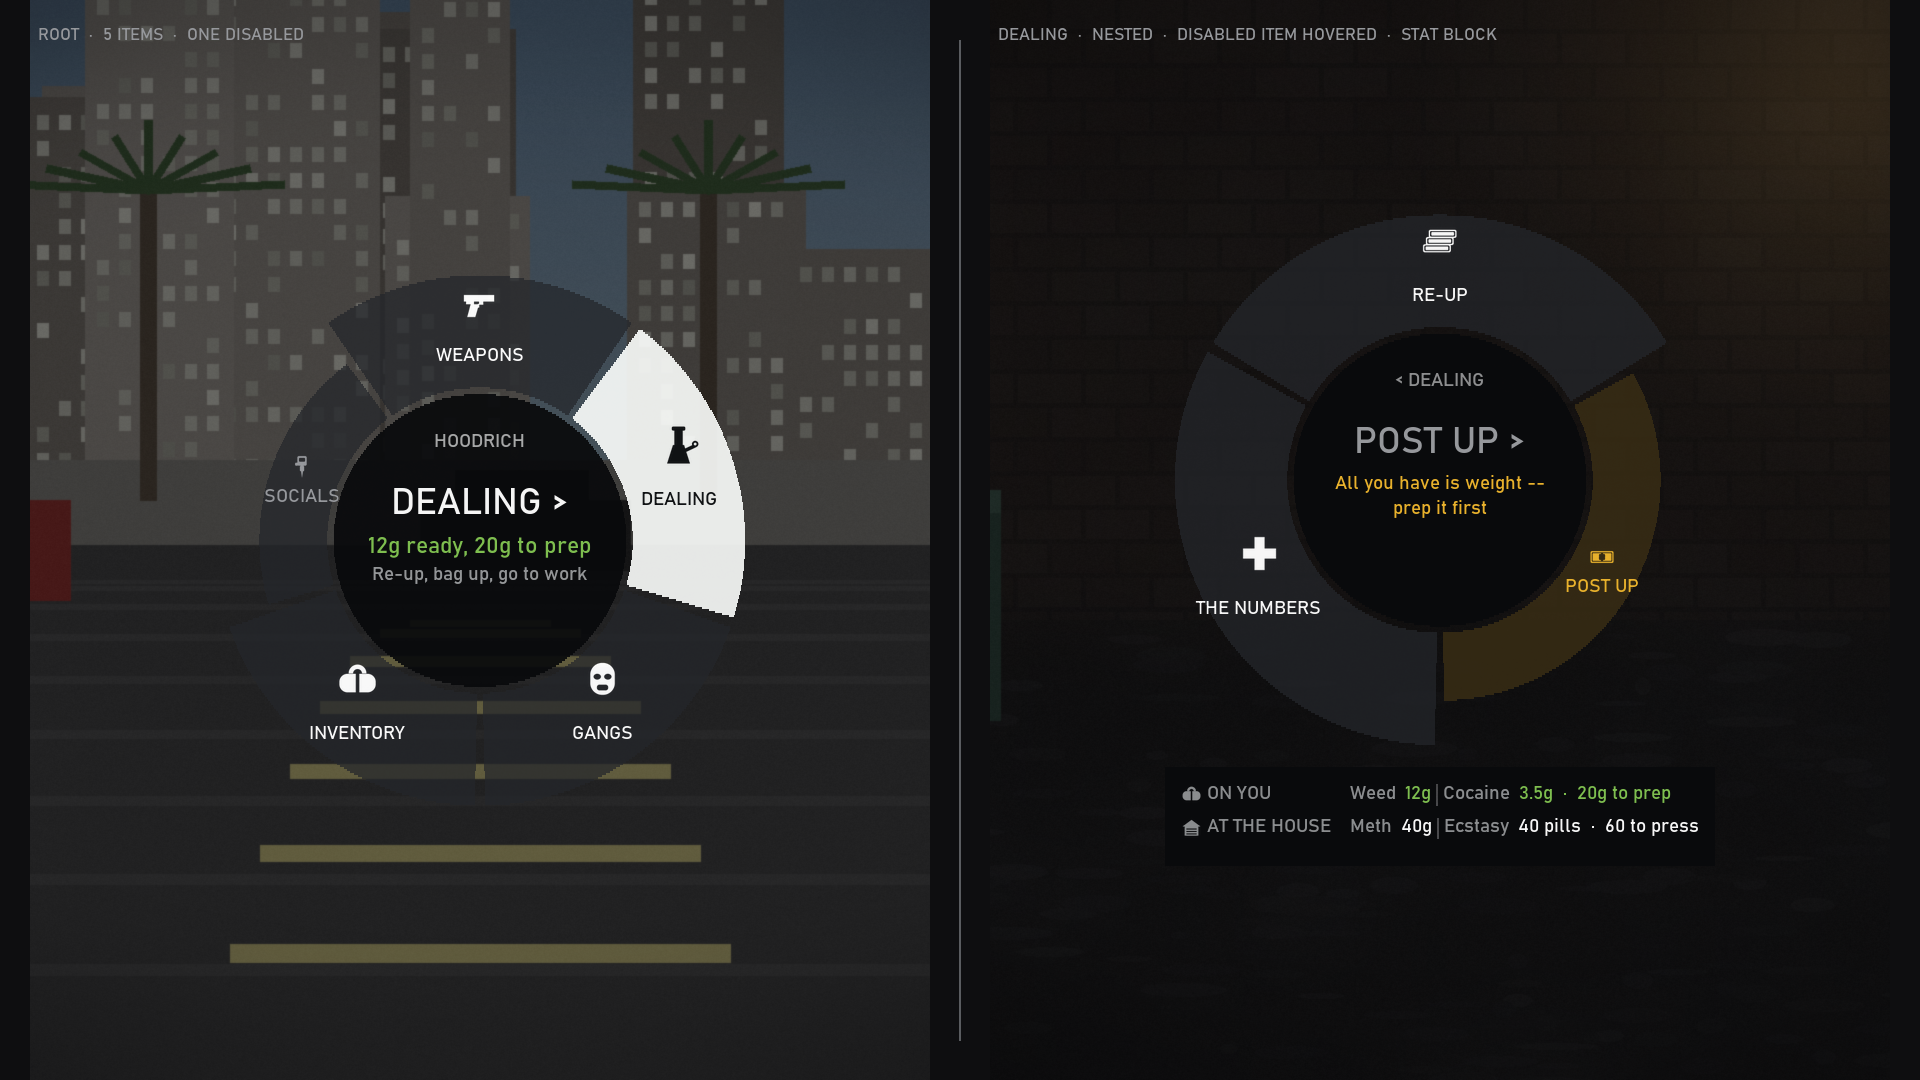

Python code for this plot:
"""
HOODRICH radial wheel redesign -- direction "tight": EVERYTHING AT THE RING.

What this direction throws away
  * the top-of-screen readout (was at y 0.085, half a screen away from the ring)
  * the right-hand stat panel (made the whole composition lean)
  * the page title as a separate thing from the hovered item
  * the 3% hover reach and the 0.96 hub inset (two extra separators on top of the gap)
  * the script/cursive face (four type sizes -> three, two faces -> two, one display job)
  * panel header strips and alternating row washes

What it keeps, and where it puts it
  * the hub is now the ONLY readout: breadcrumb, item name, value, detail/reason.
  * a page's stat rows become a compact block CENTRED UNDER the ring, and the ring
    shifts up by half the block so the whole thing stays vertically centred.
  * hub and block share the Hub colour, so "dark disc / dark bar" = information and
    "wedge" = choice. Two object classes, not five.
  * disabled items still occupy their slot (muscle memory) but are drawn as a SHORT
    tooth -- 60% of the ring depth -- so an unpickable option is unmistakable by
    silhouette alone, not by a 5/255 colour difference.

Everything here maps 1:1 onto Draw.cs primitives:
  Rect / RectUniform  -> axis-aligned rectangles (block, separators)
  Wedge               -> 2px scanline rows, rasterised here exactly as Draw.Wedge does
  Disc                -> hub
  File                -> data/icons PNG masks, tinted at draw time
  Text / TextRight / MeasureText / Fit -> all text, top-edge anchored, no tracking

The background is procedural gameplay-ish scenery. Only the HUD layer is the design.
"""

import math
import os
import random
from PIL import Image, ImageDraw, ImageFont, ImageFilter

ROOT = r"C:\projects\hoodrich"
ICONS = os.path.join(ROOT, "data", "icons")
OUT = os.path.join(ROOT, "preview", "wheel_tight.png")

W, H = 1920, 1080
ASPECT = W / H
ROW_PIXELS = 2  # Draw.cs RowPixels

# Every rectangle this design would ask DRAW_RECT for, counted, because a wedge is a
# stack of them and a design that costs frames is not a design.
RECTS = [0]

# ---------------------------------------------------------------- palette
BACKDROP = (0, 0, 0, 125)          # lighter than the 140 it was; the hub carries focus now
# Segment is lifted off near-black. The old (10,12,14,200) vanished completely into a
# night scene -- over a dimmed alley it composited to within a couple of values of the
# backdrop, so the ring existed only where its labels were. This sits ABOVE the dimmed
# world on dark scenes and below it on bright ones, so the ring is a ring either way.
SEGMENT = (30, 32, 36, 220)
SEGMENT_HOVER = (240, 242, 240, 240)

# Disabled is the SAME fill as enabled. Colour cannot carry this state: a translucent
# grey reads darker than its neighbours over a bright street and lighter over a dark
# alley, which is how the first pass of this very design ended up with a pale blob
# where an unpickable option should have been. The silhouette carries it instead --
# see DISABLED_DEPTH.
SEGMENT_DISABLED = (30, 32, 36, 220)
SEGMENT_DISABLED_HOVER = (52, 41, 18, 230)   # NEW palette entry this design needs
HUB = (8, 9, 11, 245)
TEXT = (255, 255, 255, 245)
TEXT_DIM = (176, 179, 181, 190)
TEXT_ON_HOVER = (16, 18, 20, 255)
TEXT_DISABLED = (150, 152, 156, 255)
ACCENT = (245, 245, 245, 255)
CASH = (126, 190, 79, 255)
WARN = (232, 177, 44, 255)
RULE = (176, 179, 181, 70)

# ---------------------------------------------------------------- geometry (height units)
R_INNER = 0.142
R_OUTER = 0.245
HUB_INSET = 0.007              # the one gap between "choices" and "the readout"
R_MID = (R_INNER + R_OUTER) * 0.5
GAP_DEG = 2.5
DISABLED_DEPTH = 0.60          # a disabled wedge is a short tooth

BLOCK_GAP = 0.022              # ring -> stat block
BLOCK_PAD = 0.014
BLOCK_ROW = 0.031
BLOCK_COL = 0.088              # group-label column (normalized x) so values line up

# ---------------------------------------------------------------- type
# Three sizes only. GTA scale ~= px / 64 at 1080p.
PX_LABEL = 37   # scale 0.62, FontLabel      -- hovered item name, in the hub. The one big thing.
PX_VALUE = 23   # scale 0.36, FontChaletLondon
PX_SMALL = 19   # scale 0.30 -- wedge labels, breadcrumb, detail, every stat row

FONT_DIR = r"C:\Windows\Fonts"
F_LABEL = ImageFont.truetype(os.path.join(FONT_DIR, "bahnschrift.ttf"), PX_LABEL)
F_WEDGE = ImageFont.truetype(os.path.join(FONT_DIR, "bahnschrift.ttf"), PX_SMALL)
F_VALUE = ImageFont.truetype(os.path.join(FONT_DIR, "bahnschrift.ttf"), PX_VALUE)
F_SMALL = ImageFont.truetype(os.path.join(FONT_DIR, "bahnschrift.ttf"), PX_SMALL)
F_NOTE = ImageFont.truetype(os.path.join(FONT_DIR, "bahnschrift.ttf"), 17)


def tox(h):
    """Height fraction -> normalized x. Draw.ToX."""
    return h / ASPECT


# ---------------------------------------------------------------- primitives
def rect(layer, x, y, w, h, colour):
    """Draw.Rect: centre-anchored, w in normalized x, h in normalized y."""
    RECTS[0] += 1
    d = ImageDraw.Draw(layer, "RGBA")
    left = (x - w * 0.5) * W
    top = (y - h * 0.5) * H
    d.rectangle([left, top, left + w * W, top + h * H], fill=colour)


def rect_uniform(layer, x, y, wh, hh, colour):
    """Draw.RectUniform: both dimensions in height units."""
    rect(layer, x, y, tox(wh), hh, colour)


def _emit_row(d, cx, row_y, lo, hi, colour):
    if hi <= lo:
        return
    RECTS[0] += 1
    left = (cx + tox(lo)) * W
    right = (cx + tox(hi)) * W
    top = row_y
    d.rectangle([left, top, right, top + ROW_PIXELS], fill=colour)


def wedge(layer, cx, cy, r_in, r_out, a_from, a_to, colour):
    """Draw.Wedge, rasterised the same way: 2px scanline rows, analytic per row."""
    if r_out <= r_in or a_to <= a_from:
        return
    if a_to - a_from > 170.0:
        mid = (a_from + a_to) * 0.5
        wedge(layer, cx, cy, r_in, r_out, a_from, mid, colour)
        wedge(layer, cx, cy, r_in, r_out, mid, a_to, colour)
        return

    d = ImageDraw.Draw(layer, "RGBA")
    a0, a1 = math.radians(a_from), math.radians(a_to)
    d0x, d0y = math.sin(a0), math.cos(a0)
    d1x, d1y = math.sin(a1), math.cos(a1)
    ro2, ri2 = r_out * r_out, r_in * r_in

    px_centre = int(round(cy * H))
    px_top = int(math.floor((cy - r_out) * H))
    px_top -= ((px_top - px_centre) % ROW_PIXELS + ROW_PIXELS) % ROW_PIXELS
    px_bottom = int(math.ceil((cy + r_out) * H))

    for py in range(px_top, px_bottom, ROW_PIXELS):
        row_y_norm = (py + ROW_PIXELS * 0.5) / H
        dy = cy - row_y_norm
        dy2 = dy * dy
        if dy2 > ro2:
            continue
        hi = math.sqrt(ro2 - dy2)
        lo = math.sqrt(ri2 - dy2) if dy2 < ri2 else 0.0

        umin, umax = -hi, hi

        # inside0: u*d0y - dy*d0x >= 0
        if abs(d0y) < 1e-6:
            if -dy * d0x < 0:
                continue
        elif d0y > 0:
            umin = max(umin, dy * d0x / d0y)
        else:
            umax = min(umax, dy * d0x / d0y)

        # inside1: u*d1y - dy*d1x <= 0
        if abs(d1y) < 1e-6:
            if -dy * d1x > 0:
                continue
        elif d1y > 0:
            umax = min(umax, dy * d1x / d1y)
        else:
            umin = max(umin, dy * d1x / d1y)

        if umax <= umin:
            continue

        if lo <= 0.0:
            _emit_row(d, cx, py, umin, umax, colour)
        else:
            _emit_row(d, cx, py, umin, min(umax, -lo), colour)
            _emit_row(d, cx, py, max(umin, lo), umax, colour)


def disc(layer, cx, cy, radius, colour):
    """Draw.Disc: same 2px rows, no hole, no clip."""
    d = ImageDraw.Draw(layer, "RGBA")
    px_centre = int(round(cy * H))
    px_top = int(math.floor((cy - radius) * H))
    px_top -= ((px_top - px_centre) % ROW_PIXELS + ROW_PIXELS) % ROW_PIXELS
    for py in range(px_top, int(math.ceil((cy + radius) * H)), ROW_PIXELS):
        dy = cy - (py + ROW_PIXELS * 0.5) / H
        if abs(dy) > radius:
            continue
        half = math.sqrt(radius * radius - dy * dy)
        _emit_row(d, cx, py, -half, half, colour)


# ---------------------------------------------------------------- text
def measure(text, font):
    """Draw.MeasureText, in normalized x."""
    if not text:
        return 0.0
    return ImageDraw.Draw(Image.new("RGB", (1, 1))).textlength(text, font=font) / W


def text(layer, s, x, y, font, colour, centre=True):
    """Draw.Text: y is the TOP edge, x is the centre (or the left when centre=False)."""
    if not s:
        return
    d = ImageDraw.Draw(layer, "RGBA")
    d.text((x * W, y * H), s, font=font, fill=colour, anchor="ma" if centre else "la")


def text_right(layer, s, right_x, y, font, colour):
    if not s:
        return
    d = ImageDraw.Draw(layer, "RGBA")
    d.text((right_x * W, y * H), s, font=font, fill=colour, anchor="ra")


def fit(s, max_w, font):
    """Draw.Fit: shorten with an ellipsis until it fits."""
    if measure(s, font) <= max_w:
        return s
    while s and measure(s + "...", font) > max_w:
        s = s[:-1]
    return s.rstrip() + "..."


def wrap(s, max_w, font, max_lines=2):
    """Word wrap by MeasureText -- a dozen lines of C#, nothing exotic."""
    if not s:
        return []
    words, lines, cur = s.split(), [], ""
    for word in words:
        trial = word if not cur else cur + " " + word
        if measure(trial, font) <= max_w:
            cur = trial
        else:
            if cur:
                lines.append(cur)
            cur = word
            if len(lines) == max_lines:
                break
    if cur and len(lines) < max_lines:
        lines.append(cur)
    if len(lines) == max_lines:
        lines[-1] = fit(lines[-1], max_w, font)
    return lines


# ---------------------------------------------------------------- icons
_icon_cache = {}


def icon_mask(name):
    if name in _icon_cache:
        return _icon_cache[name]
    img = Image.open(os.path.join(ICONS, name)).convert("RGBA")
    alpha = img.getchannel("A")
    if alpha.getextrema()[0] == 255:          # opaque file: the art is in the luminance
        alpha = img.convert("L")
    _icon_cache[name] = alpha
    return alpha


def draw_file(layer, name, x, y, height_frac, colour):
    """Draw.File: square PNG mask, centre-anchored, tinted."""
    px = max(4, int(round(height_frac * H)))
    mask = icon_mask(name).resize((px, px), Image.LANCZOS)
    tint = Image.new("RGBA", (px, px), colour)
    layer.paste(tint, (int(round(x * W - px / 2)), int(round(y * H - px / 2))), mask)


# ---------------------------------------------------------------- the wheel
def text_on(fill):
    luma = (0.2126 * fill[0] + 0.7152 * fill[1] + 0.0722 * fill[2]) / 255.0
    return TEXT_ON_HOVER if luma > 0.55 else TEXT


def render_wheel(layer, page, hovered):
    items = page["items"]
    n = len(items)
    block = page.get("block")

    # One separator idea, not three: a 2.5 degree gap. No hover reach, no hub inset.
    block_h = 0.0
    if block:
        block_h = BLOCK_PAD * 2 + BLOCK_ROW * len(block)

    cx = 0.5
    cy = 0.5 - (BLOCK_GAP + block_h) * 0.5 if block else 0.5

    rect(layer, 0.5, 0.5, 1.0, 1.0, BACKDROP)

    step = 360.0 / n
    gap = GAP_DEG if n > 1 else 0.0

    for i, item in enumerate(items):
        mid = i * step
        a0 = mid - step * 0.5 + gap * 0.5
        a1 = mid + step * 0.5 - gap * 0.5
        hov = i == hovered
        enabled = item.get("enabled", True)

        if not enabled:
            fill = SEGMENT_DISABLED_HOVER if hov else SEGMENT_DISABLED
            r_out = R_INNER + (R_OUTER - R_INNER) * DISABLED_DEPTH
        else:
            fill = item.get("tint") or SEGMENT_HOVER if hov else SEGMENT
            r_out = R_OUTER

        wedge(layer, cx, cy, R_INNER, r_out, a0, a1, fill)

        rad = math.radians(mid)
        r_label = (R_INNER + r_out) * 0.5
        px = cx + tox(r_label * math.sin(rad))
        py = cy - r_label * math.cos(rad)

        if not enabled:
            colour = WARN if hov else TEXT_DISABLED
            draw_file(layer, item["icon"], px, py - 0.015, 0.024, colour)
            text(layer, item["label"].upper(), px, py + 0.003, F_WEDGE, colour)
        else:
            colour = text_on(fill)
            draw_file(layer, item["icon"], px, py - 0.028, 0.040, colour)
            text(layer, item["label"].upper(), px, py + 0.013, F_WEDGE, colour)

    draw_hub(layer, cx, cy, page, hovered)

    if block:
        draw_block(layer, cx, cy + R_OUTER + BLOCK_GAP, block)


def draw_hub(layer, cx, cy, page, hovered):
    """
    The only readout on the screen.

    Breadcrumb, name, value, detail -- four lines, three sizes, all of it inside the disc
    the ring is already wrapped around. The old build said the hub was too small for this;
    it was, at rInner 0.085. At 0.135 the usable chord is 278 device pixels and everything
    the top readout used to carry fits, with wrapping instead of a whole other surface.
    """
    disc(layer, cx, cy, R_INNER - HUB_INSET, HUB)

    text(layer, page["crumb"].upper(), cx, cy - 0.101, F_SMALL, TEXT_DIM)

    item = page["items"][hovered] if hovered is not None else None
    if item is None:
        text(layer, page["title"].upper(), cx, cy - 0.030, F_LABEL, ACCENT)
        text(layer, page.get("subtitle", ""), cx, cy + 0.022, F_SMALL, TEXT_DIM)
        return

    enabled = item.get("enabled", True)
    name = item["label"].upper() + (" >" if item.get("sub") else "")
    name = fit(name, tox(math.sqrt(max((R_INNER - HUB_INSET) ** 2 - 0.052 ** 2, 0.0)) * 2), F_LABEL)
    text(layer, name, cx, cy - 0.052, F_LABEL, ACCENT if enabled else TEXT_DISABLED)

    y = cy - 0.006
    if item.get("value") and enabled:
        text(layer, item["value"], cx, y, F_VALUE, CASH)
        y += 0.028

    detail = item.get("reason") if not enabled else item.get("detail", "")
    max_w = tox(math.sqrt(max((R_INNER - HUB_INSET) ** 2 - 0.086 ** 2, 0.0)) * 2)
    for line in wrap(detail, max_w, F_SMALL, 2):
        text(layer, line, cx, y, F_SMALL, TEXT_DIM if enabled else WARN)
        y += 0.023


def draw_block(layer, cx, top, block):
    """
    The stat rows, under the ring, centred.

    Same colour as the hub so the eye files it with "things that tell you" rather than
    with "things you can pick". One row per group, laid out as chips instead of as a
    column of label/value pairs -- a wide short block sits under a circle; a tall thin
    one only ever sat beside it.
    """
    sep = tox(0.012)
    widths = []
    for row in block:
        w = BLOCK_COL
        for j, (label, value) in enumerate(row["chips"]):
            if j:
                w += sep
            w += measure(label, F_SMALL) + tox(0.008) + measure(value, F_SMALL)
        widths.append(w)

    width = max(widths) + tox(BLOCK_PAD) * 2
    height = BLOCK_PAD * 2 + BLOCK_ROW * len(block)
    cy = top + height * 0.5

    rect(layer, cx, cy, width, height, HUB)

    left = cx - width * 0.5 + tox(BLOCK_PAD)
    y = top + BLOCK_PAD

    for row in block:
        draw_file(layer, row["icon"], left + tox(0.010), y + 0.010, 0.019, TEXT_DIM)
        text(layer, row["group"].upper(), left + tox(0.024), y, F_SMALL, TEXT_DIM, centre=False)

        x = left + BLOCK_COL
        for j, (label, value) in enumerate(row["chips"]):
            if j:
                rect(layer, x - sep * 0.5, y + 0.011, 0.0007, 0.019, RULE)
            text(layer, label, x, y, F_SMALL, TEXT_DIM, centre=False)
            x += measure(label, F_SMALL) + tox(0.008)
            text(layer, value, x, y, F_SMALL, row.get("tint", TEXT), centre=False)
            x += measure(value, F_SMALL) + sep

        y += BLOCK_ROW


# ---------------------------------------------------------------- gameplay backdrop
def scene_street(seed):
    """Daylight street: sky, blocks, road. Rough, but it has the tonal range a HUD meets."""
    rnd = random.Random(seed)
    sky = Image.new("RGB", (8, 64))
    d = ImageDraw.Draw(sky)
    for i in range(64):
        t = i / 63.0
        d.line([(0, i), (8, i)], fill=(int(96 + 96 * t), int(126 + 86 * t), int(158 + 52 * t)))
    img = sky.resize((W, H), Image.BICUBIC)
    d = ImageDraw.Draw(img)

    for i in range(26):
        bw = rnd.randint(90, 260)
        bx = rnd.randint(-100, W)
        bh = rnd.randint(180, 520)
        top = 430 - bh
        g = rnd.randint(96, 150)
        d.rectangle([bx, top, bx + bw, 470], fill=(g, g - 6, g - 12))
        for wy in range(top + 18, 460, 26):
            for wx in range(bx + 12, bx + bw - 12, 22):
                if rnd.random() < 0.55:
                    v = rnd.randint(150, 215)
                    d.rectangle([wx, wy, wx + 11, wy + 14], fill=(v, v, v - 10))

    d.rectangle([0, 460, W, 560], fill=(122, 120, 116))
    d.rectangle([0, 545, W, H], fill=(58, 58, 60))
    for i in range(9):
        y = 580 + i * i * 6
        d.rectangle([0, y, W, y + 3 + i], fill=(70, 70, 72))
    for i in range(7):
        y = 620 + i * i * 9
        d.rectangle([W // 2 - 70 - i * 30, y, W // 2 + 70 + i * 30, y + 6 + i * 2], fill=(196, 186, 120))

    for cx0, cw, col in ((250, 300, (140, 40, 38)), (1420, 340, (36, 52, 92)), (900, 210, (30, 30, 32))):
        d.rectangle([cx0, 500, cx0 + cw, 500 + cw // 3], fill=col)
        d.rectangle([cx0 + cw // 6, 470, cx0 + cw - cw // 5, 505], fill=tuple(int(c * 0.7) for c in col))
    for tx in (140, 620, 1180, 1760):
        d.rectangle([tx, 180, tx + 16, 500], fill=(78, 66, 54))
        for a in range(-4, 5):
            d.line([(tx + 8, 190), (tx + 8 + a * 34, 120 + abs(a) * 16)], fill=(52, 82, 46), width=9)
    return img


def scene_alley(seed):
    """Night alley under a sodium light: the other end of the range."""
    rnd = random.Random(seed)
    img = Image.new("RGB", (W, H), (26, 24, 26))
    d = ImageDraw.Draw(img)
    for y in range(0, 640, 34):
        off = 0 if (y // 34) % 2 == 0 else 34
        for x in range(-40, W, 68):
            v = rnd.randint(46, 70)
            d.rectangle([x + off, y, x + off + 62, y + 28], fill=(v + 10, v - 4, v - 8))
    d.rectangle([0, 620, W, H], fill=(34, 33, 36))
    for i in range(300):
        x, y = rnd.randint(0, W), rnd.randint(620, H)
        v = rnd.randint(40, 78)
        d.ellipse([x, y, x + rnd.randint(14, 90), y + rnd.randint(4, 16)], fill=(v, v, v + 6))

    glow = Image.new("RGB", (W, H), (0, 0, 0))
    gd = ImageDraw.Draw(glow)
    for r in range(520, 0, -20):
        v = int(200 * (1 - r / 520.0) ** 2)
        gd.ellipse([1380 - r, 60 - r, 1380 + r, 60 + r], fill=(v, int(v * 0.74), int(v * 0.34)))
    img = Image.blend(img, Image.blend(img, glow, 0.55).filter(ImageFilter.GaussianBlur(40)), 0.85)

    d = ImageDraw.Draw(img)
    d.rectangle([190, 500, 520, 720], fill=(38, 60, 52))
    d.rectangle([190, 490, 520, 512], fill=(52, 78, 68))
    d.rectangle([1500, 300, 1720, 700], fill=(46, 44, 42))
    return img


def dress(img, seed):
    """Grain and a vignette -- what stops it looking like flat vector shapes."""
    noise = Image.effect_noise((W, H), 26).convert("L")
    img = Image.blend(img, Image.merge("RGB", (noise, noise, noise)), 0.10)
    img = img.filter(ImageFilter.GaussianBlur(0.7))

    vig = Image.new("L", (W, H), 0)
    vd = ImageDraw.Draw(vig)
    for i in range(60):
        t = i / 59.0
        vd.ellipse([-W * 0.35 + t * W * 0.42, -H * 0.35 + t * H * 0.42,
                    W * 1.35 - t * W * 0.42, H * 1.35 - t * H * 0.42], fill=int(255 * t))
    vig = vig.filter(ImageFilter.GaussianBlur(60))
    return Image.composite(img, Image.new("RGB", (W, H), (10, 10, 12)), vig)


# ---------------------------------------------------------------- pages (real content)
ROOT_PAGE = {
    "crumb": "Hoodrich",
    "title": "Hoodrich",
    "subtitle": "The Families",
    "items": [
        {"label": "Weapons", "icon": "guns.png",
         "detail": "Opens the game's own weapon wheel", "value": "Micro SMG"},
        {"label": "Dealing", "icon": "bong.png", "sub": True,
         "detail": "Re-up, bag up, go to work", "value": "12g ready, 20g to prep"},
        {"label": "Gangs", "icon": "mask.png", "sub": True,
         "detail": "You run with the Families", "value": "TFF"},
        {"label": "Inventory", "icon": "stash.png",
         "detail": "Everything you are carrying", "value": "32g  ·  $4,180"},
        {"label": "Socials", "icon": "tattoo.png",
         "detail": "What the block is saying, and what you say back",
         "enabled": False, "reason": "Not right now"},
    ],
}

DEALING_PAGE = {
    "crumb": "< Dealing",
    "title": "Dealing",
    "subtitle": "12g ready, 20g to prep",
    "items": [
        {"label": "Re-up", "icon": "money.png", "sub": True,
         "detail": "Text a contact for bulk weight", "value": "$12,450"},
        {"label": "Post up", "icon": "cash.png", "sub": True,
         "detail": "Stand on a corner and let it come to you",
         "enabled": False, "reason": "All you have is weight -- prep it first"},
        {"label": "The numbers", "icon": "health.png",
         "detail": "Prices, heat, and what this block does to both"},
    ],
    "block": [
        {"group": "On you", "icon": "stash.png", "tint": CASH,
         "chips": [("Weed", "12g"), ("Cocaine", "3.5g  ·  20g to prep")]},
        {"group": "At the house", "icon": "garage.png", "tint": TEXT,
         "chips": [("Meth", "40g"), ("Ecstasy", "40 pills  ·  60 to press")]},
    ],
}


def frame(scene, page, hovered):
    RECTS[0] = 0
    base = dress(scene, 7).convert("RGBA")
    layer = Image.new("RGBA", (W, H), (0, 0, 0, 0))
    render_wheel(layer, page, hovered)
    print("  %-9s %4d DRAW_RECT calls" % (page["title"], RECTS[0]))
    return Image.alpha_composite(base, layer)


def main():
    a = frame(scene_street(3), ROOT_PAGE, 1)        # Dealing hovered, Socials disabled
    b = frame(scene_alley(11), DEALING_PAGE, 1)     # Post up hovered AND disabled

    crop_w, margin, gutter = 900, 30, 60
    x0 = (W - crop_w) // 2
    sheet = Image.new("RGBA", (W, H), (14, 14, 16, 255))
    sheet.paste(a.crop((x0, 0, x0 + crop_w, H)), (margin, 0))
    sheet.paste(b.crop((x0, 0, x0 + crop_w, H)), (margin + crop_w + gutter, 0))

    d = ImageDraw.Draw(sheet, "RGBA")
    d.rectangle([margin + crop_w + gutter // 2 - 1, 40, margin + crop_w + gutter // 2, H - 40],
                fill=(90, 92, 96, 90))
    d.text((margin + 8, 26), "ROOT  ·  5 ITEMS  ·  ONE DISABLED", font=F_NOTE, fill=(150, 152, 156, 220))
    d.text((margin + crop_w + gutter + 8, 26),
           "DEALING  ·  NESTED  ·  DISABLED ITEM HOVERED  ·  STAT BLOCK",
           font=F_NOTE, fill=(150, 152, 156, 220))

    os.makedirs(os.path.dirname(OUT), exist_ok=True)
    sheet.convert("RGB").save(OUT)
    print(OUT, os.path.getsize(OUT), "bytes")


if __name__ == "__main__":
    main()
